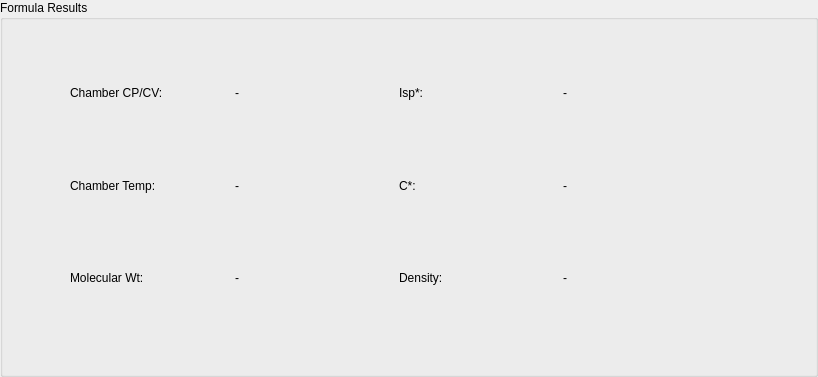
<?xml version="1.0" encoding="UTF-8"?>
<ui version="4.0">
 <class>GroupBox</class>
 <widget class="QGroupBox" name="GroupBox">
  <property name="geometry">
   <rect>
    <x>0</x>
    <y>0</y>
    <width>818</width>
    <height>377</height>
   </rect>
  </property>
  <property name="windowTitle">
   <string>GroupBox</string>
  </property>
  <property name="title">
   <string>Formula Results</string>
  </property>
  <widget class="QWidget" name="">
   <property name="geometry">
    <rect>
     <x>70</x>
     <y>50</y>
     <width>651</width>
     <height>271</height>
    </rect>
   </property>
   <layout class="QGridLayout" name="gridLayout_2">
    <item row="0" column="0">
     <layout class="QHBoxLayout" name="horizontalLayout">
      <item>
       <widget class="QLabel" name="labelChamberCPCV_2">
        <property name="text">
         <string>Chamber CP/CV:</string>
        </property>
       </widget>
      </item>
      <item>
       <widget class="QLabel" name="labelChamberCPCVResult_2">
        <property name="text">
         <string>-</string>
        </property>
       </widget>
      </item>
     </layout>
    </item>
    <item row="0" column="1">
     <layout class="QHBoxLayout" name="horizontalLayout_4">
      <item>
       <widget class="QLabel" name="labelIsp_2">
        <property name="text">
         <string>Isp*:</string>
        </property>
       </widget>
      </item>
      <item>
       <widget class="QLabel" name="labelIspResult_2">
        <property name="text">
         <string>-</string>
        </property>
       </widget>
      </item>
     </layout>
    </item>
    <item row="1" column="0">
     <layout class="QHBoxLayout" name="horizontalLayout_2">
      <item>
       <widget class="QLabel" name="labelChamberTemp_2">
        <property name="text">
         <string>Chamber Temp:</string>
        </property>
       </widget>
      </item>
      <item>
       <widget class="QLabel" name="labelChamberTempResult_2">
        <property name="text">
         <string>-</string>
        </property>
       </widget>
      </item>
     </layout>
    </item>
    <item row="1" column="1">
     <layout class="QHBoxLayout" name="horizontalLayout_5">
      <item>
       <widget class="QLabel" name="labelC_2">
        <property name="text">
         <string>C*:</string>
        </property>
       </widget>
      </item>
      <item>
       <widget class="QLabel" name="labelCResult_2">
        <property name="text">
         <string>-</string>
        </property>
       </widget>
      </item>
     </layout>
    </item>
    <item row="2" column="0">
     <layout class="QHBoxLayout" name="horizontalLayout_3">
      <item>
       <widget class="QLabel" name="labelMolecularWt_2">
        <property name="text">
         <string>Molecular Wt:</string>
        </property>
       </widget>
      </item>
      <item>
       <widget class="QLabel" name="labelMolecularWtResult_2">
        <property name="text">
         <string>-</string>
        </property>
       </widget>
      </item>
     </layout>
    </item>
    <item row="2" column="1">
     <layout class="QHBoxLayout" name="horizontalLayout_12">
      <item>
       <widget class="QLabel" name="labelDensity_2">
        <property name="text">
         <string>Density:</string>
        </property>
       </widget>
      </item>
      <item>
       <widget class="QLabel" name="labelDensityResult_2">
        <property name="text">
         <string>-</string>
        </property>
       </widget>
      </item>
     </layout>
    </item>
   </layout>
  </widget>
 </widget>
 <resources/>
 <connections/>
</ui>
